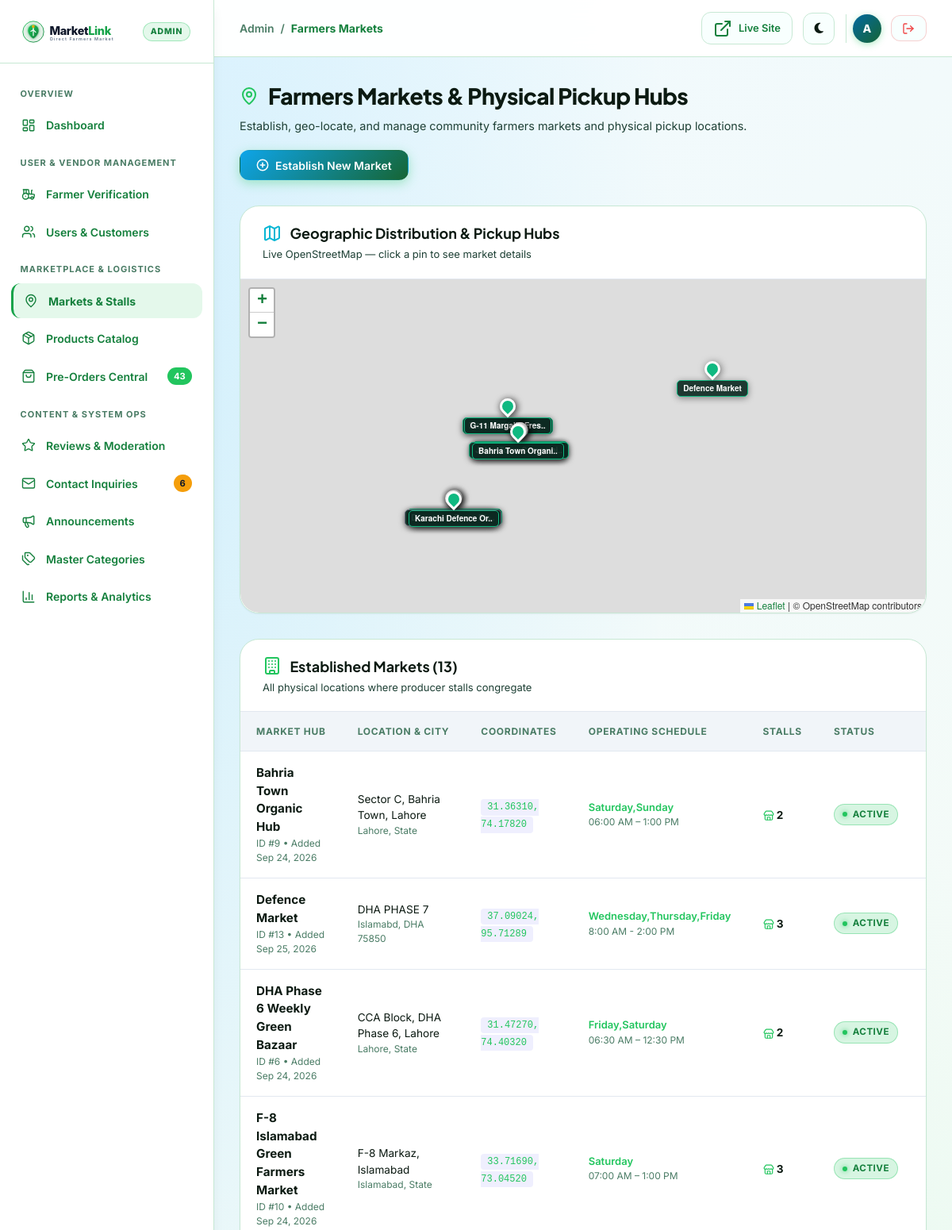
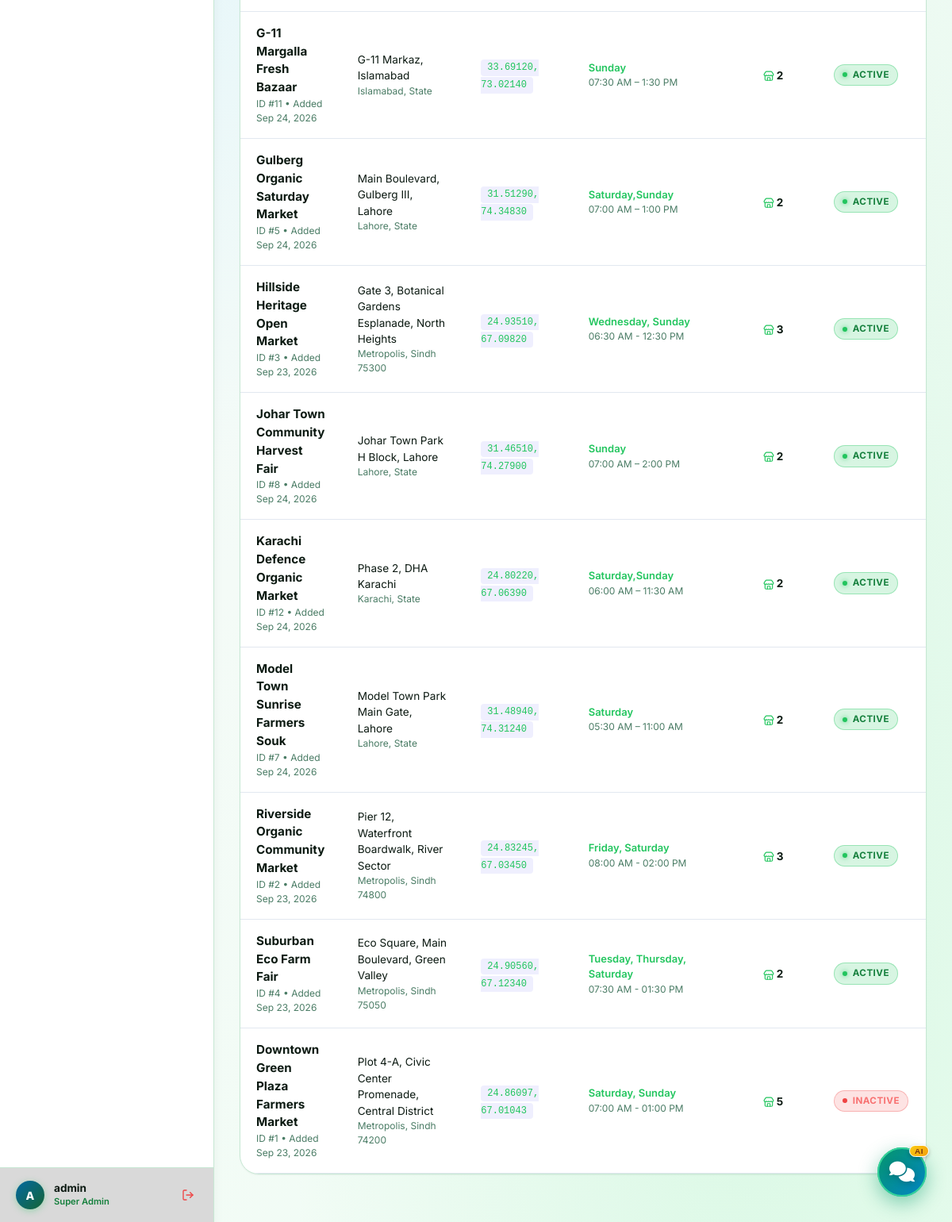
/admin/markets.php (signed in), run on the app's committed database (2 pictures, top to bottom).
### tables this page shows
CREATE TABLE `markets` (
  `market_id` int(11) NOT NULL,
  `market_name` varchar(100) NOT NULL,
  `address` text NOT NULL,
  `city` varchar(50) DEFAULT 'Local City',
  `state` varchar(50) DEFAULT 'State',
  `postal_code` varchar(20) DEFAULT NULL,
  `latitude` decimal(10,8) NOT NULL,
  `longitude` decimal(11,8) NOT NULL,
  `operating_days` varchar(100) NOT NULL,
  `operating_hours` varchar(100) NOT NULL,
  `status` enum('active','inactive') DEFAULT 'active',
  `created_by` int(11) DEFAULT NULL,
  `created_at` datetime DEFAULT current_timestamp()
);

### admin/markets.php (the view, shortened to what this page needs)
<?php
require_once __DIR__ . '/includes/admin_header.php';
$sql = "SELECT m.*,
               COUNT(fms.stall_id) as assigned_stalls_count
        FROM markets m
        LEFT JOIN farmer_market_stalls fms ON m.market_id = fms.market_id
        GROUP BY m.market_id
        ORDER BY m.status ASC, m.market_name ASC";
$markets = $pdo->query($sql)->fetchAll();
?>
<div class="admin-page-header">
  <div class="admin-page-title-group">
    <h1>
      <i data-lucide="map-pin" style="color:var(--admin-accent);"></i>
      Farmers Markets &amp; Physical Pickup Hubs
    </h1>
    <p>Establish, geo-locate, and manage community farmers markets and physical pickup locations.</p>
  </div>
  <div class="admin-header-actions">
    <button type="button" class="admin-btn admin-btn-primary" onclick="openMarketModal()">
      <i data-lucide="plus-circle"></i>
      <span>Establish New Market</span>
    </button>
  </div>
</div>
<div class="admin-card" style="margin-bottom:2rem;">
  <div class="admin-card-header">
    <div>
      <h3 class="admin-card-title">
        <i data-lucide="map" style="color:var(--admin-cyan);"></i>
        Geographic Distribution &amp; Pickup Hubs
      </h3>
      <p class="admin-card-subtitle">Live OpenStreetMap — click a pin to see market details</p>
    </div>
  </div>
  <div style="height:420px;width:100%;border-radius:0 0 var(--radius-xl) var(--radius-xl);overflow:hidden;" id="adminMarketsMap"></div>
</div>
<div class="admin-card">
  <div class="admin-card-header">
    <div>
      <h3 class="admin-card-title">
        <i data-lucide="building" style="color:var(--admin-emerald);"></i>
        Established Markets (<?= count($markets) ?>)
      </h3>
      <p class="admin-card-subtitle">All physical locations where producer stalls congregate</p>
    </div>
  </div>
  <div class="admin-table-container">
    <table class="admin-table">
      <thead>
        <tr>
          <th>Market Hub</th>
          <th>Location &amp; City</th>
          <th>Coordinates</th>
          <th>Operating Schedule</th>
          <th>Stalls</th>
          <th>Status</th>
        </tr>
      </thead>
      <tbody>
        <?php if (empty($markets)): ?>
          <tr>
            <td colspan="7" style="text-align:center;padding:3rem;color:var(--admin-text-subtle);">
              No markets configured. Click &ldquo;Establish New Market&rdquo; above.
            </td>
          </tr>
        <?php else: ?>
          <?php foreach ($markets as $m): ?>
            <tr>
              <td>
                <div style="font-weight:700;font-size:.95rem;color:var(--admin-text-main);"><?= htmlspecialchars($m['market_name']) ?></div>
                <div style="font-size:.75rem;color:var(--admin-text-subtle);">ID #<?= $m['market_id'] ?> &bull; Added <?= date('M d, Y', strtotime($m['created_at'])) ?></div>
              </td>
              <td>
                <div style="font-size:.85rem;color:var(--admin-text-main);"><?= htmlspecialchars($m['address']) ?></div>
                <div style="font-size:.75rem;color:var(--admin-text-subtle);"><?= htmlspecialchars($m['city']) ?>, <?= htmlspecialchars($m['state']) ?> <?= htmlspecialchars($m['postal_code']) ?></div>
              </td>
              <td>
                <span style="font-family:monospace;font-size:.75rem;color:var(--admin-accent);background:rgba(99,102,241,.1);padding:.2rem .5rem;border-radius:4px;">
                  <?= number_format($m['latitude'], 5) ?>, <?= number_format($m['longitude'], 5) ?>
                </span>
              </td>
              <td>
                <div style="font-weight:600;font-size:.8125rem;color:var(--admin-emerald);"><?= htmlspecialchars($m['operating_days']) ?></div>
                <div style="font-size:.75rem;color:var(--admin-text-subtle);"><?= htmlspecialchars($m['operating_hours']) ?></div>
              </td>
              <td>
                <span style="font-weight:700;font-size:.85rem;">
                  <i data-lucide="store" style="width:14px;height:14px;vertical-align:middle;color:var(--admin-emerald);"></i>
                  <?= $m['assigned_stalls_count'] ?>
                </span>
              </td>
              <td>
                <span class="status-pill <?= htmlspecialchars($m['status']) ?>"><?= ucfirst($m['status']) ?></span>
              </td>
            </tr>
          <?php endforeach; ?>
        <?php endif; ?>
      </tbody>
    </table>
  </div>
</div>
<?php require_once __DIR__ . '/includes/admin_footer.php'; ?>

### assets/css/responsive.css (style rules this page uses)
html, body { width: 100%; max-width: 100%; }
img, video, canvas, svg { max-width: 100%; }
input, select, textarea, button { max-width: 100%; }
.admin-main, .admin-content, .customer-main, .customer-content, .farmer-main, .farmer-content, .admin-card, .farmer-card, .dashboard-grid-2 > *, .cart-layout-grid > *, .farmer-grid-2-col > *, .farmer-grid-equal-2 > *, .admin-grid-split > *, .hero-grid > *, .bento-grid > *, .contact-layout > *, .auth-layout > * { min-width: 0; }
.admin-table-container, .farmer-table-responsive, .cart-table-responsive, .contrast-table { max-width: 100%; overscroll-behavior-inline: contain; -webkit-overflow-scrolling: touch; scrollbar-width: none; }
.admin-table, .farmer-table, .cart-table-responsive .cart-items-table, .contrast-table table { max-width: none; }
.admin-btn > svg, .admin-btn > i[data-lucide] { width: 1rem; height: 1rem; min-width: 1rem; min-height: 1rem; stroke-width: 2.25; }

### assets/css/ai-assistant.css (style rules this page uses)
:root { --ai-primary: #059669; --ai-primary-hover: #047857; --ai-accent: #0284c7; --ai-gradient: linear-gradient(135deg, #059669 0%, #0284c7 100%); --ai-gradient-header: linear-gradient(135deg, #064e3b 0%, #0c4a6e 100%); --ai-bg-window: rgba(255, 255, 255, 0.96); --ai-bg-messages: #f8fafc; --ai-border: rgba(226, 232, 240, 0.9); --ai-text-main: #0f172a; --ai-text-muted: #64748b; --ai-bot-bubble: #ffffff; --ai-bot-bubble-border: #e2e8f0; --ai-shadow: 0 20px 35px -5px rgba(0, 0, 0, 0.15), 0 10px 15px -5px rgba(0, 0, 0, 0.08); }

### data on the page
markets: market_name "Bahria Town Organic Hub", market_id "9", created_at "Sep 24, 2026", address "Sector C, Bahria Town, Lahore", city "Lahore", state "State", latitude "31.36310", longitude "74.17820", operating_days "Saturday,Sunday", operating_hours "06:00 AM – 1:00 PM", assigned_stalls_count "2", status "ACTIVE"
markets: market_name "Defence Market", market_id "13", created_at "Sep 25, 2026", address "DHA PHASE 7", city "Islamabd", state "DHA", postal_code "75850", latitude "37.09024", longitude "95.71289", operating_days "Wednesday,Thursday,Friday", operating_hours "8:00 AM - 2:00 PM", assigned_stalls_count "3", status "ACTIVE"
markets: market_name "DHA Phase 6 Weekly Green Bazaar", market_id "6", created_at "Sep 24, 2026", address "CCA Block, DHA Phase 6, Lahore", city "Lahore", state "State", latitude "31.47270", longitude "74.40320", operating_days "Friday,Saturday", operating_hours "06:30 AM – 12:30 PM", assigned_stalls_count "2", status "ACTIVE"
markets: market_name "F-8 Islamabad Green Farmers Market", market_id "10", created_at "Sep 24, 2026", address "F-8 Markaz, Islamabad", city "Islamabad", state "State", latitude "33.71690", longitude "73.04520", operating_days "Saturday", operating_hours "07:00 AM – 1:00 PM", assigned_stalls_count "3", status "ACTIVE"
markets: market_name "G-11 Margalla Fresh Bazaar", market_id "11", created_at "Sep 24, 2026", address "G-11 Markaz, Islamabad", city "Islamabad", state "State", latitude "33.69120", longitude "73.02140", operating_days "Sunday", operating_hours "07:30 AM – 1:30 PM", assigned_stalls_count "2", status "ACTIVE"
markets: market_name "Gulberg Organic Saturday Market", market_id "5", created_at "Sep 24, 2026", address "Main Boulevard, Gulberg III, Lahore", city "Lahore", state "State", latitude "31.51290", longitude "74.34830", operating_days "Saturday,Sunday", operating_hours "07:00 AM – 1:00 PM", assigned_stalls_count "2", status "ACTIVE"
markets: market_name "Hillside Heritage Open Market", market_id "3", created_at "Sep 23, 2026", address "Gate 3, Botanical Gardens Esplanade, North Heights", city "Metropolis", state "Sindh", postal_code "75300", latitude "24.93510", longitude "67.09820", operating_days "Wednesday, Sunday", operating_hours "06:30 AM - 12:30 PM", assigned_stalls_count "3", status "ACTIVE"
markets: market_name "Johar Town Community Harvest Fair", market_id "8", created_at "Sep 24, 2026", address "Johar Town Park H Block, Lahore", city "Lahore", state "State", latitude "31.46510", longitude "74.27900", operating_days "Sunday", operating_hours "07:00 AM – 2:00 PM", assigned_stalls_count "2", status "ACTIVE"
markets: market_name "Karachi Defence Organic Market", market_id "12", created_at "Sep 24, 2026", address "Phase 2, DHA Karachi", city "Karachi", state "State", latitude "24.80220", longitude "67.06390", operating_days "Saturday,Sunday", operating_hours "06:00 AM – 11:30 AM", assigned_stalls_count "2", status "ACTIVE"
markets: market_name "Model Town Sunrise Farmers Souk", market_id "7", created_at "Sep 24, 2026", address "Model Town Park Main Gate, Lahore", city "Lahore", state "State", latitude "31.48940", longitude "74.31240", operating_days "Saturday", operating_hours "05:30 AM – 11:00 AM", assigned_stalls_count "2", status "ACTIVE"
markets: market_name "Riverside Organic Community Market", market_id "2", created_at "Sep 23, 2026", address "Pier 12, Waterfront Boardwalk, River Sector", city "Metropolis", state "Sindh", postal_code "74800", latitude "24.83245", longitude "67.03450", operating_days "Friday, Saturday", operating_hours "08:00 AM - 02:00 PM", assigned_stalls_count "3", status "ACTIVE"
markets: market_name "Suburban Eco Farm Fair", market_id "4", created_at "Sep 23, 2026", address "Eco Square, Main Boulevard, Green Valley", city "Metropolis", state "Sindh", postal_code "75050", latitude "24.90560", longitude "67.12340", operating_days "Tuesday, Thursday, Saturday", operating_hours "07:30 AM - 01:30 PM", assigned_stalls_count "2", status "ACTIVE"
markets: market_name "Downtown Green Plaza Farmers Market", market_id "1", created_at "Sep 23, 2026", address "Plot 4-A, Civic Center Promenade, Central District", city "Metropolis", state "Sindh", postal_code "74200", latitude "24.86097", longitude "67.01043", operating_days "Saturday, Sunday", operating_hours "07:00 AM - 01:00 PM", assigned_stalls_count "5", status "INACTIVE"

### other printed values
$activeOrdersCount "43"
$unreadInquiriesCount "6"
substr($adminUsername ?? 'A', 0, 1) "A"
$adminUsername "admin"
$pageTitle "Farmers Markets"
substr($adminUsername, 0, 1) "A"
count($markets) "13"
